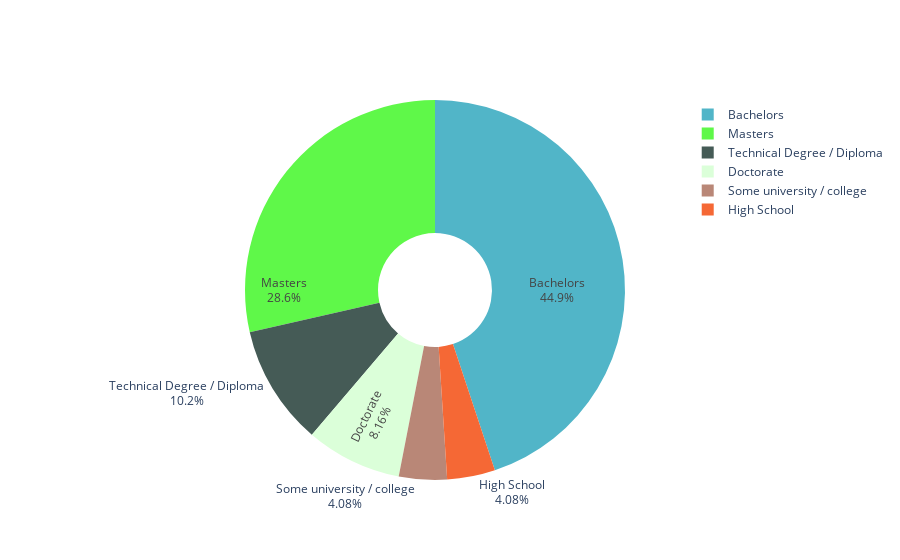

Write notebook code for a chart like this one.
### Markdown cell above
# highest level of education achieved by your parents/caregivers?

### Code cell
data = dataframe["What was the highest level of education achieved by your parents/caregivers?"].value_counts()
values = []
labels = []
colors = []
for i,v in data.items():
    labels.append(i)
    values.append(v)
    colors.append("#"+''.join([random.choice('0123456789ABCDEF') for j in range(6)]))
print(values)
print(labels)
print(colors)
fig = go.Figure(data=[go.Pie(labels=labels, values=values, textinfo='label+percent',
                             insidetextorientation='radial', marker_colors=colors, hole=.3
                            )])
iplot(fig)

### Figure 1 — Plotly figure (JSON) as saved in the notebook; plotly's stock layout.template omitted (floating-point values rounded to 4 significant figures)
{"data": [{"hole": 0.3, "insidetextorientation": "radial", "labels": ["Bachelors", "Masters", "Technical Degree / Diploma", "Doctorate", "Some university / college", "High School"], "marker": {"colors": ["#51B5C8", "#5FF849", "#455B56", "#DBFFD9", "#B98777", "#F56835"]}, "textinfo": "label+percent", "type": "pie", "values": [22, 14, 5, 4, 2, 2]}], "layout": {}}
